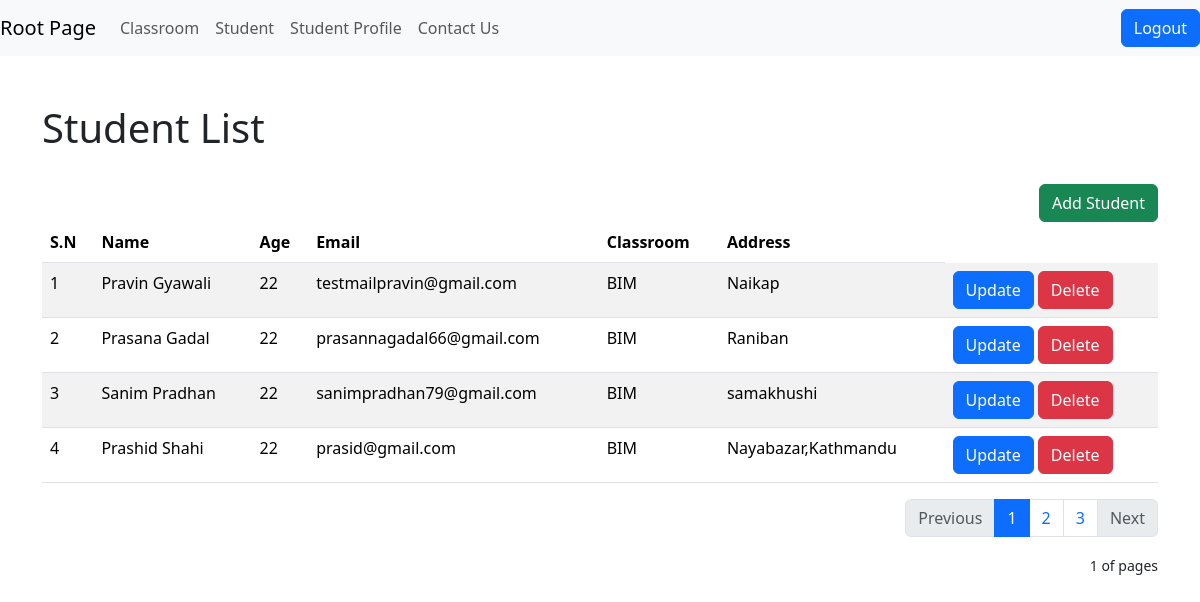
Screenshot of /crud/student/ (signed in) with the database file from the repository.
### crud/models.py (models this page shows)
class Student(models.Model):
    name= models.CharField(max_length=50)
    age = models.IntegerField()
    email= models.EmailField()
    address= models.CharField(max_length=50)
    classroom = models.ForeignKey(Classroom, on_delete=models.CASCADE, related_name="classroom_students",
                                  null = True , blank = True)

class Classroom(models.Model): #Here model class of Django is inherited.
    name = models.CharField(max_length=20)
    section = models.CharField(max_length=5)

### crud/views.py (the view)
# urls.py: path("student/", student_view, name="crud_student"),
@login_required
def student_view(request):
    return render(request, template_name="crud/student_list.html", context={"students": Student.objects.all()})

### crud/templates/crud/student_list.html (shortened to what this page needs)
{% extends 'layouts/base.html' %}
{% block content %}
<div class="container">
    <h1>Student List</h1><br>
    <a href="{% url 'add_student' %}" class="btn btn-success" style="float: right;">Add Student</a>
    <table class="table table-striped">
        <thead>
            <tr>
                <th>S.N</th>
                <th>Name</th>
                <th>Age</th>
                <th>Email</th>
                <th>Classroom</th>
                <th>Address</th>
            </tr>
        </thead>
        <tbody>
            {% for student in students %}
                <tr>
                    <td>{{forloop.counter}}</td>
                    <td>{{student.name}}</td>
                    <td>{{student.age}}</td>
                    <td>{{student.email}}</td>
                    <td>{{student.classroom.name}}</td>
                    <td>{{student.address}}</td>
                    <td>
                        <a href="{% url 'update_student' student.id %}" class="btn btn-primary">Update</a>
                        <a href="#" class="btn btn-danger">Delete</a>
                    </td>
                </tr>
            {% endfor %}
        </tbody>
    </table>
    {% include 'layouts/pagination.html' %}
</div>
{% endblock %}

### rows the page displays
Student: name "Pravin Gyawali", age "22", email "testmailpravin@gmail.com", classroom.name "BIM", address "Naikap"
Student: name "Prasana Gadal", age "22", email "prasannagadal66@gmail.com", classroom.name "BIM", address "Raniban"
Student: name "Sanim Pradhan", age "22", email "sanimpradhan79@gmail.com", classroom.name "BIM", address "samakhushi"
Student: name "Prashid Shahi", age "22", email "prasid@gmail.com", classroom.name "BIM", address "Nayabazar,Kathmandu"
